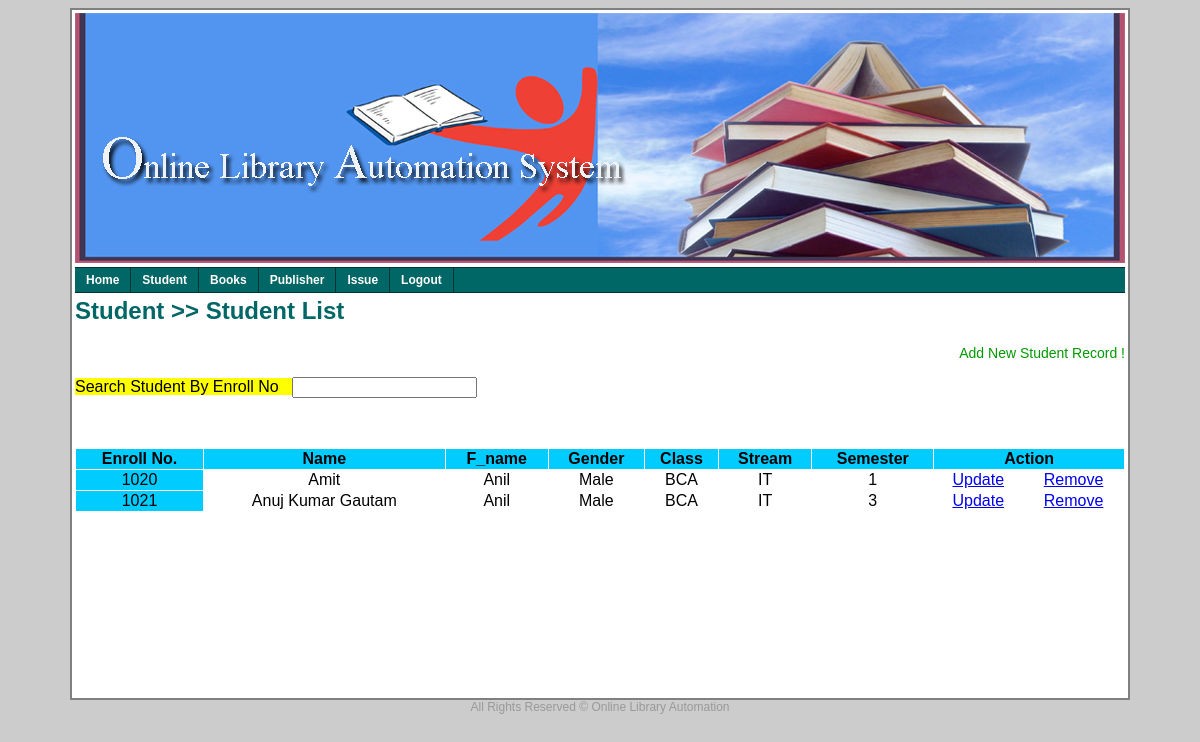
Page /Student.php (signed in) on the committed database.
### tables this page shows
CREATE TABLE IF NOT EXISTS `stu_mstr` (
  `enroll_no` int(11) NOT NULL AUTO_INCREMENT,
  `sname` varchar(100) DEFAULT NULL,
  `fname` varchar(100) DEFAULT NULL,
  `gender` varchar(10) DEFAULT NULL,
  `sclass` varchar(10) DEFAULT NULL,
  `stream` varchar(20) DEFAULT NULL,
  `semester` varchar(10) DEFAULT NULL,
  `pswd` varchar(20) DEFAULT '123456',
  `photo` longblob,
  PRIMARY KEY (`enroll_no`)
);

### Student.php (the view, shortened to what this page needs)
<?php include("chkUser.php"); ?><html>
    <head>
        <link href="style/mycss.css" rel="stylesheet" type="text/css" />
    </head>
    <body>
    <center>
        <table class="table">
            <tr>
                <td width="100%" height="250px" valign="top">
                </td>
            </tr>
            <tr>
                <td width="100%" valign="top">
                </td>
            </tr>
            <tr>
                <td width="100%" height="400px" valign="top">
                    <h2>Student >> Student List
                    </h2>
                    <p align="right">
                        <a href="AddNewStuRecord.php" class="newadd">Add New Student Record !</a>
                    </p>
                    <p align="left">
                    <form action="DipsStuById.php" method="get">
                        <span style="background-color: #ffff00;">
                            Search Student By Enroll No &nbsp;&nbsp;<input type="search" name="enroll" />
                        </span>
                    </form>
                    </p>
                    <p>&nbsp;</p>
                    <table cellspacing="1" cellpadding="1" border="0" width="100%">
                        <tr style="background-color: #00ccff;">
                        <th>
                           Enroll No.
                        </th>
                         <th>
                            Name
                        </th>
                         <th>
                            F_name
                        </th>
                         <th>
                           Gender
                        </th>
                         <th>
                            Class
                        </th>
                         <th>
                            Stream
                        </th>
                         <th>
                            Semester
                        </th>
                        <th colspan="2">
                            Action
                        </th>
                        </tr>
                        <?php
                            $q="select * from stu_mstr";
	                    $r = mysql_query($q);
	                    $c = mysql_num_rows($r);
                             if ($c>0) {
                             while($row = mysql_fetch_array($r))
                             {
                            echo "<tr>";
                                echo "<td align='center' style='background-color: #00ccff;'>".$row['enroll_no'];
                                echo "</td>";
                                echo "<td align='center'>".$row['sname'];
                                echo "</td>";
                                echo "<td align='center'>".$row['fname'];
                                echo "</td>";
                                echo "<td align='center'>".$row['gender'];
                                echo "</td>";
                                echo "<td align='center'>".$row['sclass'];
                                echo "</td>";
                                echo "<td align='center'>".$row['stream'];
                                echo "</td>";
                                echo "<td align='center'>".$row['semester'];
                                echo "</td>";
                                echo "<td align='center'>";
                                $s1="Update";
                                $s2="Remove";
                                echo "<a href='updateStuRecord.php?enroll=".$row['enroll_no']."&id1=".$s1."'>".$s1."</a></td>";
                                echo "</td>";
                                echo "<td align='center'>";
                                echo "<a href='RemoveStu.php?enroll=".$row['enroll_no']."&id1=".$s2."'>".$s2."</a></td>";
                            echo "</tr>";
                        }
                           }
                       ?>
                    </table>
    </center>
</body>
</html>

### style/mycss.css (style rules this page uses)
body { background-color: #cccccc; font-family: Verdana,Arial,Helvetica,sans-serif; font-size: 12px; }
h2 { color: #006666; }
.newadd { text-decoration: none; font-size: 14px; color: #009900; }
.table { width: 1050px; border-right-style: solid; border-left-style: solid; border-bottom-style: solid; border-top-style: solid; border-right-width: 2px; border-left-width: 2px; border-bottom-width: 2px; border-top-width: 2px; background-color: #ffffff; }
.footer { font-size: 12px; color: #999999; }
.h_mnu_01 { width: 100%; font-family: Verdana, Arial, Helvetica, sans-serif; font-size: 12px; font-weight: bold; font-style: normal; text-decoration: none; }
.h_mnu_01 ul { margin: 0; padding: 0; float: left; width: 100%; background: #006666; border-top-width: 1px; border-right-width: 0; border-bottom-width: 1px; border-left-width: 0; border-top-style: solid; border-right-style: solid; border-bottom-style: solid; border-left-style: solid; border-top-color: #003333; border-right-color: #003333; border-bottom-color: #003333; border-left-color: #003333 }
.h_mnu_01 ul li { display: inline; }
.h_mnu_01 ul li a { float: left; color: #FFFFFF; padding: 5px 11px; text-decoration: none; border-right-width: 1px; border-right-style: solid; border-right-color: #003333; }

### rows in the picture
stu_mstr: enroll_no "1020", sname "Amit", fname "Anil", gender "Male", sclass "BCA", stream "IT", semester "1", s1 "Update", s2 "Remove"
stu_mstr: enroll_no "1021", sname "Anuj Kumar Gautam", fname "Anil", gender "Male", sclass "BCA", stream "IT", semester "3", s1 "Update", s2 "Remove"
